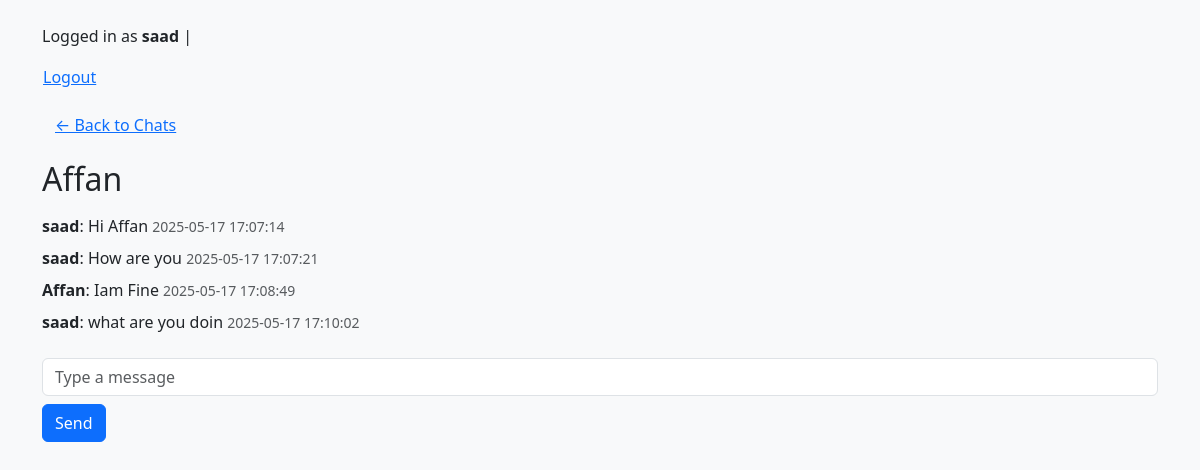
The page /chat/9/ (signed in) on the database its author committed.
### chat/models.py (models this page shows, shortened)
class Message(models.Model):
    chat = models.ForeignKey(Chat, related_name='messages', on_delete=models.CASCADE)
    sender = models.ForeignKey(User, on_delete=models.CASCADE)
    content = models.TextField()
    timestamp = models.DateTimeField(auto_now_add=True)
    read_by = models.ManyToManyField(User, related_name='read_messages', blank=True)  # ✅ NEW

### chat/views.py (the view)
# urls.py: path('<int:chat_id>/', views.chat_detail, name='chat_detail'),
@login_required
def chat_detail(request, chat_id):
    chat = get_object_or_404(Chat, id=chat_id)
    messages = chat.messages.select_related('sender').all()
    with transaction.atomic():
        for message in messages:
            if request.user != message.sender and request.user not in message.read_by.all():
                message.read_by.add(request.user)
    other_user = None
    if not chat.is_group:
        other_user = chat.participants.exclude(id=request.user.id).first()
    context = {
        'chat': chat,
        'messages': messages,
        'other_user': other_user,
    }
    return render(request, 'chat/chat_detail.html', context)

### templates/chat/chat_detail.html (shortened to what this page needs)
{% extends 'base.html' %}
{% block content %}
<a href="{% url 'chat_index' %}" class="btn btn-link mb-3">&larr; Back to Chats</a>
<h2 class="mb-3">
  {% if chat.is_group %}{{ chat.name }}{% else %}{{ other_user.username }}{% endif %}
</h2>
<div class="messages mb-3" style="max-height:400px;overflow-y:auto;">
  {% for message in messages %}
    <div class="mb-2">
      <strong>{{ message.sender.username }}</strong>:
      {{ message.content }}
      <small class="text-muted">{{ message.timestamp|date:"Y-m-d H:i:s" }}</small>
    </div>
  {% empty %}
    <p>No messages yet.</p>
  {% endfor %}
</div>
<form method="post" autocomplete="off" action="{% url 'send_message' chat.id %}">
  <input type="text" name="content" class="form-control" placeholder="Type a message" required>
  <button type="submit" class="btn btn-primary mt-2">Send</button>
</form>
{% endblock %}

### templates/base.html (shortened to what this page needs)
<!DOCTYPE html>
<html lang="en">
<head>
    <link href="https://cdn.jsdelivr.net/npm/bootstrap@5.3.2/dist/css/bootstrap.min.css" rel="stylesheet">
</head>
<body>
<div class="container mt-4">
    {% if user.is_authenticated %}
        <p class="mb-3">
            Logged in as <strong>{{ user.username }}</strong> |
            <form method="post" action="{% url 'logout' %}" style="display:inline;">
                <button type="submit" class="btn btn-link p-0 m-0 align-baseline">Logout</button>
            </form>
        </p>
    {% else %}
        <p class="mb-3">
            <a href="{% url 'login' %}" class="btn btn-outline-primary btn-sm me-2">Login</a>
            <a href="{% url 'signup' %}" class="btn btn-primary btn-sm">Sign Up</a>
        </p>
    {% endif %}
    {% block content %}{% endblock %}
</div>
</body>
</html>

### templates/base.html (style rules this page uses)
body { background-color: #f8f9fa; }

### rows shown on the page
Message: sender.username "saad", content "Hi Affan", timestamp "2025-05-17 17:07:14"
Message: sender.username "saad", content "How are you", timestamp "2025-05-17 17:07:21"
Message: sender.username "Affan", content "Iam Fine", timestamp "2025-05-17 17:08:49"
Message: sender.username "saad", content "what are you doin", timestamp "2025-05-17 17:10:02"

### other values the page prints
{{ user.username }} "saad"
{{ other_user.username }} "Affan"
